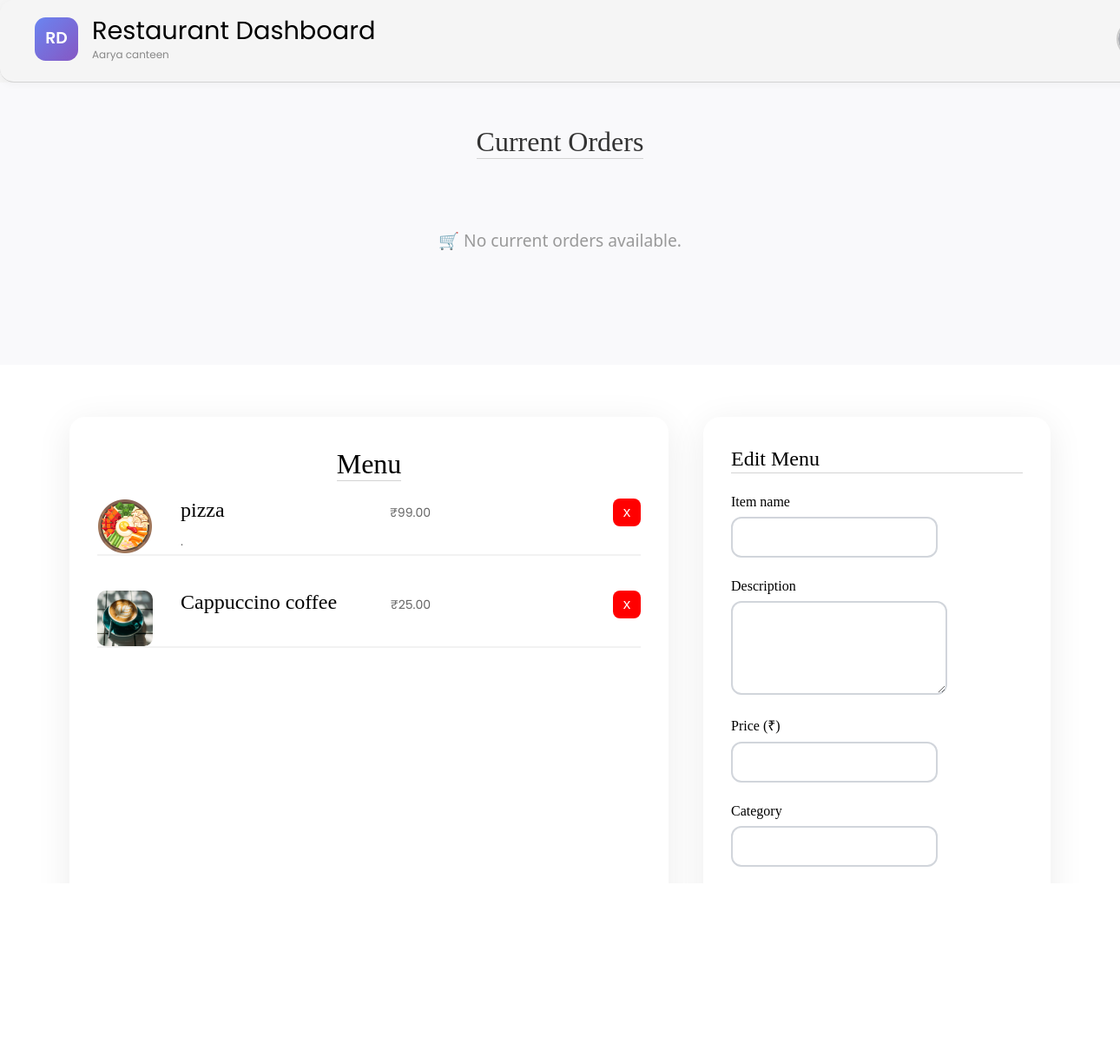
The page /owner/ (signed in) on the database its author committed.
### Restaurant/models.py (models this page shows, shortened)
class RegisterCanteen(models.Model):
    owner = models.ForeignKey(RegisterOwner, on_delete=models.CASCADE, related_name='restaurant_owner')
    canteen_name = models.CharField(max_length=100, default=None)
    description = models.TextField(default=None)
    image = models.ImageField(upload_to='canteen_images/')
    mobile_number = models.CharField(max_length=15)
    address = models.TextField()
    canteen_id = models.CharField(max_length=50, unique=True)
    opening_time = models.TimeField(default="07:00")
    closing_time = models.TimeField(default="22:00")
    email = models.EmailField()
    delivery_time = models.CharField(max_length=15, null=True, default="20 min")
    slug = AutoSlugField(populate_from='canteen_name', unique=True, always_update=False)

class MenuItem(models.Model):
    canteen = models.ForeignKey(RegisterCanteen, on_delete=models.CASCADE, related_name='menu_items')
    category = models.CharField(max_length=100, default="Main Meal")
    name = models.CharField(max_length=100)
    description = models.TextField()
    price = models.DecimalField(max_digits=6, decimal_places=2)
    image = models.ImageField(upload_to='menu_images/',default="menu_items/set-vector.jpg")
    delivery_time = models.CharField(max_length=15, null=True, default="20 min")
    slug = AutoSlugField(populate_from='name', unique=True, always_update=False)

### Restaurant/views.py (the view)
# urls.py: path('', views.owner_dashboard, name='owner_dashboard'),
@require_login
def owner_dashboard(request):
    owner_id = request.session.get("owner_id")
    if not owner_id:
        return redirect("login_owner")
    owner = get_object_or_404(RegisterOwner, id=owner_id)
    canteen = RegisterCanteen.objects.filter(owner=owner).first()
    if canteen:
        orders = (
            OrderDetails.objects
            .filter(canteen=canteen)
            .order_by("-ordered_at")
        )
        menu_items = MenuItem.objects.filter(canteen=canteen)
    else:
        orders = []
        menu_items = []
    context = {
        "owner": owner,
        "canteen": canteen,
        "orders": orders,
        "menu_items": menu_items,
    }
    return render(request, "Restaurant/restaurant_admin.html", context)

### Restaurant/models.py (called while the page is built)
    def __str__(self):
        return self.ownername

### Restaurant/views.py (called while the page is built)
def require_login(view_func):
    @wraps(view_func)
    def _wrapped_view(request, *args, **kwargs):
        owner_id = request.session.get('owner_id')
        if not owner_id:
            return redirect('login_owner')
        return view_func(request, *args, **kwargs)
    return _wrapped_view

### Webusers/context_processors.py (called while the page is built)
def users_context(request):
    user_id = request.session.get('user_id')
    webuser = None
    profile = None
    if user_id:
        try:
            webuser = Users.objects.get(id=user_id)
            profile, created = UserProfile.objects.get_or_create(user=webuser)
        except Users.DoesNotExist:
            pass
    return {
        'webuser': webuser,
        'profile': profile
    }

### notifications/context_processors.py (called while the page is built)
def notification_context(request):
    user_id = request.session.get('user_id')
    if not user_id:
        return {'notifications': []}
    try:
        user = Users.objects.get(id=user_id)
        notes = Notification.objects.filter(user=user).order_by('-created_at')[:5]
        return {'notifications': notes, 'webuser': user}
    except Users.DoesNotExist:
        return {'notifications': []}

### templates/Restaurant/restaurant_admin.html (shortened to what this page needs)
{% extends 'Restaurant/base.html' %}
{% load static %}
{% block content %}
<html lang="en">
<head>
  <link rel="stylesheet" href="{% static 'css/order_admin.css' %}">
</head>
<body>
<section class="order-sec" id="orders">
  <h1 class="section-title">Current Orders</h1>
  <div class="order-cards">
    {% for order in orders %}
    <div class="order-card">
      <div class="order-header">
        <p class="order-id">
          <strong>
            <a href="{% url 'order_detail' order.id %}" class="order-link">
              Order #{{ order.order_number }}
            </a>
          </strong>
        </p>
        <form method="post" action="{% url 'update_order_status' order.id %}">
          {% csrf_token %}
          <select name="status" class="status-select {{ order.order_status|lower|slugify }}">
            {% for status_value, status_label in order.ORDER_STATUS_CHOICES %}
            <option value="{{ status_value }}" {% if order.order_status == status_value %}selected{% endif %}>
              {{ status_label }}
            </option>
            {% endfor %}
          </select>
          <button type="submit" class="btn-status-update">Update</button>
        </form>
      </div>
      <div class="order-body">
        <div class="ordered-by">👤 Ordered by <b>{{ order.user }}</b></div>
        <div class="items-list">{{ order.items }}</div>
        <div class="total-price"><strong>Total: ₹{{ order.total_price }}</strong></div>
      </div>
    </div>
    {% empty %}
    <div class="no-orders">🛒 No current orders available.</div>
    {% endfor %}
  </div>
</section>
  <section class="menu-sec" id="menu">
    <div class="menu-card">
      <h1>Menu</h1>
      {% for item in menu_items %}
      <div class="menu-item">
        {% if item.image %}
        <img src="{{ item.image.url }}" alt="{{ item.image }}" class="menu-img">
        {% endif %}
        <div class="item-head">
          <h4>{{ item.name }}</h4>
          <p>{{ item.description }}</p>
        </div>
        <div class="item-price">
          <p>₹{{ item.price }}</p>
        <button type="button" onclick="openDeleteModal('{% url 'delete_menu_item' slug=item.slug %}')" class="delete-btn">x</button>
        </div>
      </div>
      {% empty %}
      <p>No menu items found.</p>
      {% endfor %}
    </div>
    <div class="menu-edit" id="menu-form">
      <h4>Edit Menu</h4>
      <form method="POST" action="{% url 'add_menu_item' %}" enctype="multipart/form-data">
        <div class="edit-body">
          <div class="edit edit-name">
            <label>Item name</label>
            <input type="text" name="name" required>
          </div>
          <div class="edit edit-discription">
            <label>Description</label>
            <textarea name="description"></textarea>
          </div>
          <div class="edit edit-price">
            <label>Price (₹)</label>
            <input type="number" step="0.01" name="price" required>
          </div>
          <div class="edit edit-category">
            <label>Category</label>
            <input type="text" name="category">
          </div>
          <div class="edit edit-image">
            <label for="image">Image</label><br>
            <input type="file" name="image">
          </div>
        </div>
        <div class="edit-btns">
          <button type="submit">Add to Menu</button>
          <button type="reset">Cancel</button>
        </div>
      </form>
    </div>
  </section>
</body>
{% endblock %}

### templates/Restaurant/base.html (shortened to what this page needs)
<!DOCTYPE html>
{% load static %}
<html lang="en">
<head>
  <link rel="stylesheet" href="{% static 'css/order_admin.css' %}">
</head>
<body>
  <header>
    <nav>
      <div class="nav-logo">
        <a href="{% url 'owner_dashboard' %}">
        <svg width="50" height="50" viewBox="0 0 64 64" xmlns="http://www.w3.org/2000/svg">
          <text x="50%" y="50%" dominant-baseline="middle" text-anchor="middle" fill="white" font-size="24"
            font-family="Poppins, sans-serif" font-weight="600">RD</text>
        </svg></a>
        <div>
          <h2>Restaurant Dashboard</h2>
          <small>{{ canteen.canteen_name }}</small>
        </div>
      </div>
        <div class="dropdown">
          <button class="dropdown-btn" onclick="toggleDropdown()">
            <img src="{% static 'images/default.png' %}" alt="User Icon" />
          </button>
        </div>
    </nav>
  </header>
    {% block content %}{% endblock %}
</body>
</html>

### rows shown on the page
RegisterCanteen: canteen_name "Aarya canteen"
MenuItem: image (picture), name "pizza", description ".", price "99.00"
MenuItem: image (picture), name "Cappuccino coffee", price "25.00"
